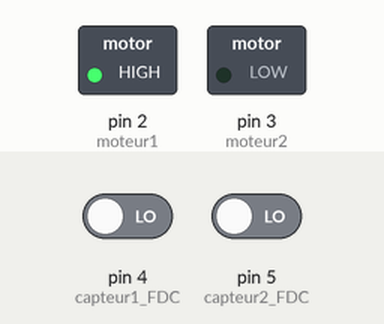
Recording of a sketch running on a simulated Arduino Uno, built with avr-gcc and run on an emulated ATmega328P. On the bench: switched loads named in the sketch (green lamp = pin HIGH). The inputs (shaded band) are chosen by the test bench; at power-on: pin 4 (capteur1_FDC) LOW, pin 5 (capteur2_FDC) LOW.

Above: at 1.2 s.
1.3 s: pin 4 (capteur1_FDC) driven HIGH
At 3.5 s:
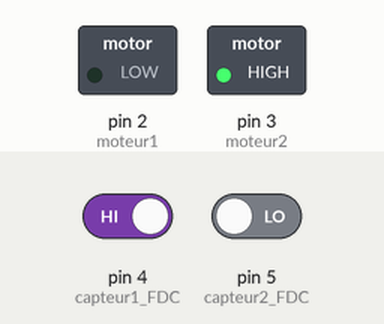
3.8 s: pin 5 (capteur2_FDC) driven HIGH
At 4.8 s:
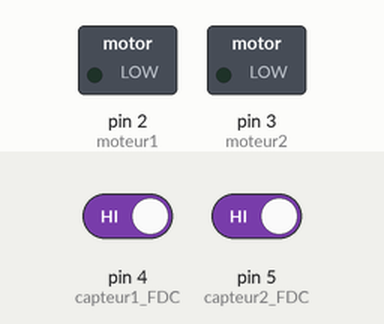
5.3 s: pin 5 (capteur2_FDC) driven LOW
At 6.3 s:
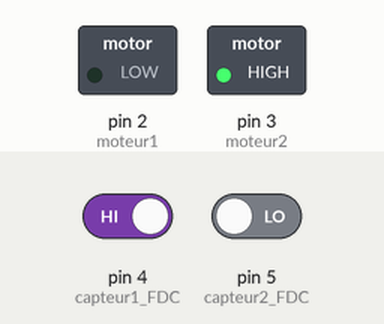
Timing chart, 0 to 8.3 s (numbered marks = the images above; inputs shaded):
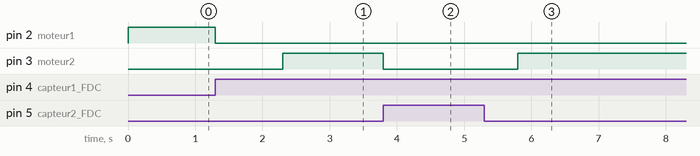

Measured:
- after the input at 1.3 s, pin 2 (moteur1): HIGH → LOW at once; pin 3 (moteur2): LOW → HIGH after 1.0 s
- after the input at 3.8 s, pin 3 (moteur2): HIGH → LOW at once
- after the input at 5.3 s, pin 3 (moteur2): LOW → HIGH after 0.50 s

The sketch:

test_maquette.ino
```cpp
int moteur1 = 2;
int moteur2 = 3;
int capteur1_FDC = 4;
int capteur2_FDC = 5;

void setup() {
  Serial.begin(9600);
  pinMode(capteur1_FDC, INPUT);
  pinMode(moteur1, OUTPUT);
  pinMode(moteur2, OUTPUT);
}
void ouverture()
{
  // ouvrir le portail juqu'au capteur de fin de course
  while ((digitalRead(capteur1_FDC)) != HIGH)
  {
    digitalWrite(moteur1, HIGH);
    digitalWrite(moteur2, LOW);
  }
  digitalWrite(moteur1, LOW);
  digitalWrite(moteur2, LOW);
}

void fermeture()
{
  // fermer le portail jusqu'au capteur de fin de course
  while ((digitalRead(capteur2_FDC)) != HIGH)
  {
    digitalWrite(moteur1, LOW);
    digitalWrite(moteur2, HIGH);
  }
  digitalWrite(moteur1, LOW);
  digitalWrite(moteur2, LOW);
}

void loop() {
  ouverture();
  delay(1000);
  fermeture();
}
```
